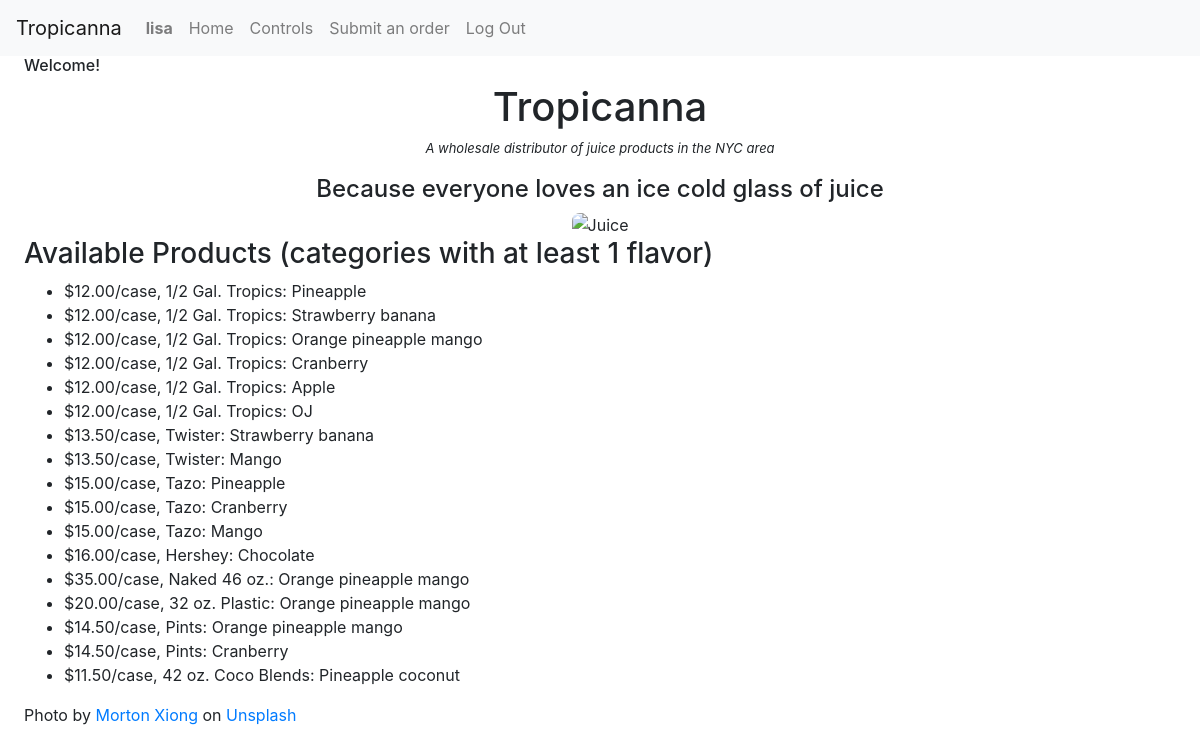
Screenshot of / (signed in) with the database file from the repository.
### tropicanna/models.py (models this page shows, shortened)
class User(AbstractUser):
    pass

class Flavor(models.Model):
    name = models.CharField(max_length=100)

class Category(models.Model):
    name = models.CharField(max_length=100)
    price = models.DecimalField(max_digits=8, decimal_places=2)
    flavors = models.ManyToManyField(
        Flavor, blank=True, related_name="categories")

### tropicanna/views.py (the view)
# urls.py: path("", views.index, name="index"),
def index(request):
    return render(request, "tropicanna/index.html", {
        "all_categories": Category.objects.all()
    })

### tropicanna/templates/tropicanna/index.html
{% extends "tropicanna/layout.html" %}
{% load static %}
{% block body %}
{% if user.is_authenticated %}
<h6>Welcome!</h6>
{% endif %}
<div>
	<div id="home">
		<h1>Tropicanna</h1>
		<p id="company-description">A wholesale distributor of juice products in the NYC area</p>
		<h4>
			Because everyone loves an ice cold glass of juice
		</h4>
		<img src="../static/images/morton-xiong-EqcJNWkxyko-unsplash.jpg" alt="Juice">
	</div>
	<div>
		<h3>Available Products (categories with at least 1 flavor)</h3>
		<ul>
			{% for category in all_categories %}
			{% for flavor in category.flavors.all %}
			<li> ${{category.price}}/case, {{category.name}}:
				{{flavor.name}}</li>
			{% endfor %}
			{% endfor %}
		</ul>
	</div>
	<div>
		<span>Photo by
			<a
				href="https://unsplash.com/@good_bear?utm_source=unsplash&amp;utm_medium=referral&amp;utm_content=creditCopyText">Morton
				Xiong
			</a> on
			<a
				href="https://unsplash.com/s/photos/orange-juice?utm_source=unsplash&amp;utm_medium=referral&amp;utm_content=creditCopyText">
				Unsplash
			</a>
		</span>
	</div>
</div>
{% endblock %}

### tropicanna/templates/tropicanna/layout.html (shortened to what this page needs)
{% load static %}
<!DOCTYPE html>
<html lang="en">
	<head>
		<link rel="stylesheet" href="https://stackpath.bootstrapcdn.com/bootstrap/4.4.1/css/bootstrap.min.css"
>
		<link href="{% static 'tropicanna/styles.css' %}" rel="stylesheet">
	</head>
	<body>
		<nav class="navbar navbar-expand-lg navbar-light bg-light">
			<a class="navbar-brand">Tropicanna</a>
			<div>
				<ul class="navbar-nav mr-auto">
					{% if user.is_authenticated %}
					<li class="nav-item">
						<a class="nav-link"><strong>{{ user.username }}</strong></a>
					</li>
					{% endif %}
					{% if user.is_authenticated %}
					<li class="nav-item">
						<a class="nav-link" href="{% url 'index' %}">Home</a>
					</li>
					<li class="nav-item">
						<a class="nav-link" href="{% url 'controls' %}">Controls</a>
					</li>
					<li class="nav-item">
						<a class="nav-link" href="{% url 'order' %}">Submit an order</a>
					</li>
					<li class="nav-item">
						<a class="nav-link" href="{% url 'logout' %}">Log Out</a>
					</li>
					{% endif %}
				</ul>
			</div>
		</nav>
		<div id="app">
			{% block body %}
			{% endblock %}
		</div>
	</body>
</html>

### tropicanna/static/tropicanna/styles.css (style rules this page uses)
#app { margin: 0% 2%; }
img { width: 20%; height: auto; border-radius: 8px; }
#home { text-align: center; }
#company-description { font-size: small; font-style: italic; }

### rows the page displays
User: username "lisa"
Category: price "12.00", name "1/2 Gal. Tropics"
Flavor: name "Pineapple"
Flavor: name "Strawberry banana"
Flavor: name "Orange pineapple mango"
Flavor: name "Cranberry"
Flavor: name "Apple"
Flavor: name "OJ"
Category: price "13.50", name "Twister"
Flavor: name "Mango"
Category: price "15.00", name "Tazo"
Category: price "16.00", name "Hershey"
Flavor: name "Chocolate"
Category: price "35.00", name "Naked 46 oz."
Category: price "20.00", name "32 oz. Plastic"
Category: price "14.50", name "Pints"
Category: price "11.50", name "42 oz. Coco Blends"
Flavor: name "Pineapple coconut"
